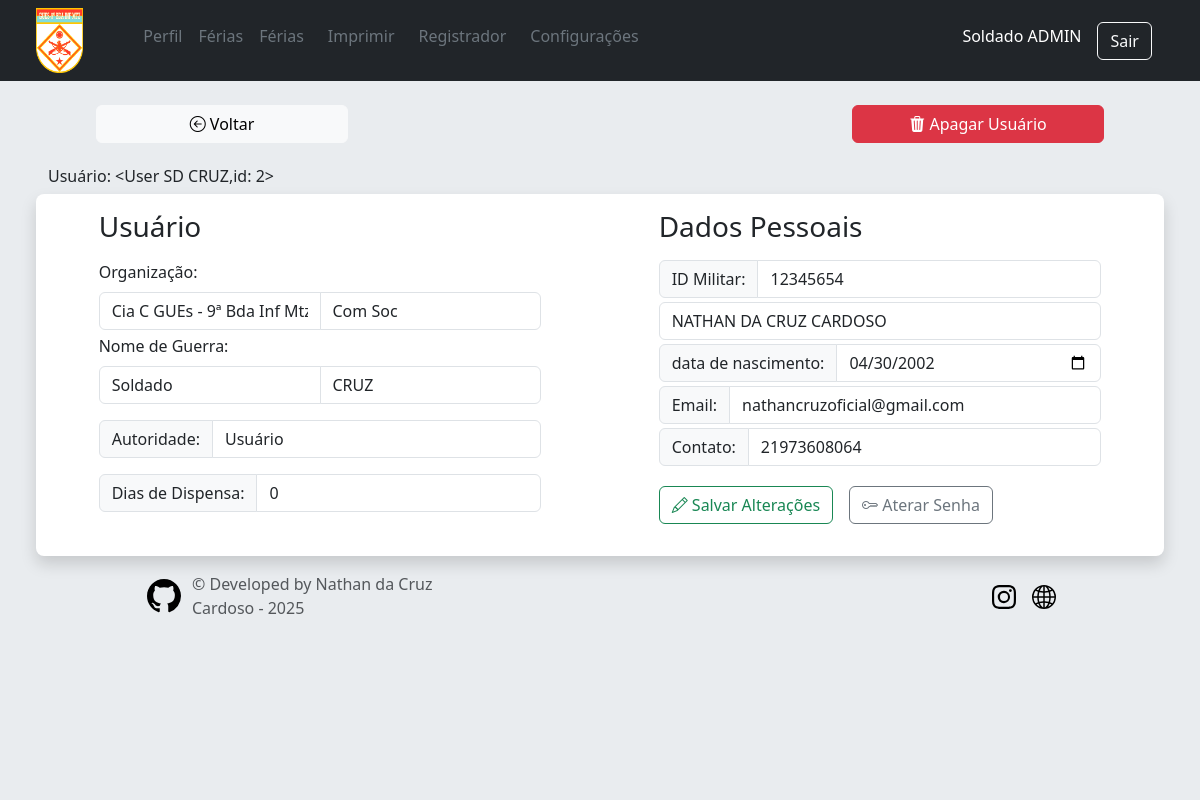
Page /user/edit/2 (signed in) on the committed database.
### app/models/tables.py (models this page shows, shortened)
class Patente(db.Model):
    __tablename__ = 'patentes'
    id = db.Column(db.Integer, primary_key=True)
    abrev = db.Column(db.String(50), nullable=False)
    posto = db.Column(db.String(50), nullable=False)
    users = db.relationship("User",  back_populates='patente')

class User(db.Model, UserMixin):
    __tablename__ = "users"
    id = db.Column(db.Integer, primary_key=True, nullable=False)
    military_id = db.Column(db.String(30), unique=True, nullable=False)
    username = db.Column(db.String(30), nullable=False)
    password = db.Column(db.String(255), nullable=False)  # Aumentando o tamanho para suporte a hash
    nome_completo = db.Column(db.String(30), unique=True, nullable=False)
    nome_guerra = db.Column(db.String(30), nullable=False)
    data_nascimento = db.Column(db.Date, nullable=False)
    nivel = db.Column(db.Integer, nullable=False, default=0)
    dias_disp = db.Column(db.Integer, nullable=False)
    email = db.Column(db.String(30), unique=True, nullable=False)
    telefone = db.Column(db.String(30), unique=True, nullable=False)
    fg_secao_id = db.Column(db.Integer, db.ForeignKey('secoes.id'), nullable=False)
    fg_organization_id = db.Column(db.Integer, db.ForeignKey('organizacoes.id'), nullable=False)
    fg_patente_id = db.Column(db.Integer, db.ForeignKey('patentes.id'), nullable=False)
    patente = db.relationship("Patente",  back_populates='users')
    organizacao = db.relationship("Organizacao",  back_populates='users')
    secao = db.relationship("Secao",  back_populates='users')
    ferias = db.relationship("Vacation",  back_populates='user')
    def __repr__(self):
        return f"<User {self.username},id: {self.id}>"

### app/routes/user.py (the view)
@user_bp.route('/edit/<int:user_id>', methods=['GET','POST'])
@required_level(3)
def edit(user_id):
    user_atual = User.query.filter_by(id=user_id).first()  # Pegue o usuário do registro
    form = UpdateForm(obj = user_atual)
    if form.validate_on_submit():
        db_mannager.update_user(user_atual,form)
        return redirect(url_for("user.edit", user_id=user_id))
    return render_template('user/editor_user.html', user_atual=user_atual, form=form)

### app/controllers/home.py (called while the page is built)
@lm.user_loader
def load_user(user_id):
    return User.query.get(int(user_id))

### app/routes/user.py (called while the page is built)
@user_bp.before_request
@login_required
def require_login():
    pass

### app/templates/user/editor_user.html (shortened to what this page needs)
{% extends 'layouts/base.html' %}
{% block head %}
    <link href="{{ url_for('static', filename = 'css/sign-in.css')}}" rel="stylesheet" >
{% endblock %}
{% block content %}
<div class="justify-content-between hstack mx-5">
<a href="{{ url_for('user.register') }}" class="btn btn-light mb-4 w-25 " ><i class="bi bi-arrow-left-circle"></i> Voltar</a>
{% if current_user.id != user_atual.id %}
  <button type="button" class="btn btn-danger mb-4 w-25" data-bs-toggle="modal" data-bs-target="#confirmationModal" data-user-id="{{ user_atual.id }}">
    <i class="bi bi-trash3-fill "></i> Apagar Usuário
</button>
{% else %}
  <button class="btn btn-secondary m-1" disabled><i class="bi bi-trash3-fill"></i> Apagar Usuário</button>
{% endif %}
</div>
<div class="row" >
  <h6>Usuário: {{ user_atual }}</h6>
  <div class="col-12 p-3 bg-white rounded-3 shadow">
    <form action="{{ url_for('user.edit',user_id=user_atual.id) }}" method="POST">
    <div class="row-cols-1 row justify-content-around">
      <div class="col-5">
         <h1 class="h3 mb-3 fw-normal}">Usuário</h1>
        <label for="fg_organization_id" class="form-label" >Organização:</label>
        <div class="input-group mb-1">
        {{ form.fg_organization_id(class="form-control", disabled=(current_user.nivel != 3), _name="fg_organization_id ", id="fg_organization_id", placeholder="OM") }}
        {{ form.fg_secao_id(class="form-control", _name="fg_secao_id", disabled=(current_user.nivel != 3), id="fg_secao_id", placeholder="Seção") }}
        </div>
        <div class="mb-1">
          <label for="username" class="form-label">Nome de Guerra:</label>
          <div class="input-group mb-1 ">
            {{ form.fg_patente_id(class="form-control",disabled=(current_user.nivel != 3), _name="fg_patente_id", id="fg_patente_id", placeholder="p/g") }}
            {{ form.nome_guerra(class="form-control  text-uppercase",disabled=(current_user.nivel != 3),_name="nome_guerra", id="nome_guerra", placeholder="Nome de Guerra") }}
          </div>
        </div>
        <div class="input-group mt-3 mb-1">
          <label class="input-group-text"  for="nivel">Autoridade:</label>
          {{ form.nivel(class="form-control",disabled=(current_user.nivel != 3), _name="nivel", id="nivel", placeholder="senha") }}
        </div>
        <div class="input-group mt-3 mb-1">
          <label class="input-group-text"  for="dias_disp">Dias de Dispensa:</label>
          {{ form.dias_disp(class="form-control",disabled=(current_user.nivel != 3), _name="dias_disp", id="dias_disp", placeholder="dias_disp") }}
        </div>
      </div>
        <div class="col-5">
        <h1 class="h3 mb-3 fw-normal">Dados Pessoais</h1>
        <div class="input-group mb-1">
        <label class="input-group-text" for="Data de Nascimento">ID Militar:</label>
        {{ form.military_id(class="form-control",disabled=(current_user.nivel != 3), _name="military_id", id="military_id", placeholder="Identidade Militar") }}
        </div>
        {{ form.nome_completo(class="mb-1 form-control text-uppercase",disabled=(current_user.nivel != 3), _name="nome_completo", id="nome_completo", placeholder="Nome Completo") }}
        <div class="input-group mb-1">
          <label class="input-group-text" for="Data de Nascimento">{{ form.data_nascimento.label }}:</label>
        {{ form.data_nascimento(class="form-control", disabled=(current_user.nivel != 3), _name="data_nascimento", id="data_nascimento", placeholder="senha") }}
        </div>
        <div class="input-group mb-1">
          <label class="input-group-text" for="email">Email:</label>
          {{ form.email(class="form-control text-lowercase", _name="email", id="email", placeholder="@email.com") }}
        </div>
        <div class="input-group mb-1">
          <label class="input-group-text" for="telefone">Contato:</label>
          {{ form.telefone(class="form-control", _name="telefone", id="telefone", placeholder="21912345678") }}
        </div>
        <div class="hstack gap-3">
          <button type="submit" class="btn btn-outline-success my-3">
            <i class="bi bi-pencil"></i> Salvar Alterações
        </button>
        <a href="{{ url_for('user.nova_senha',user_id=user_atual.id )}}" class="btn btn-outline-secondary">
          <i class="bi bi-key"></i> Aterar Senha
        </a>
        </form>
      </div>
  </div>
  </div>
{% endblock %}

### app/templates/shared/header.html (shortened to what this page needs)
<header class="text-bg-dark shadow">
  <div class="container-fluid">
    <div class="row mx-3 align-items-center">
      <div class="col-1 p-2 order-1">
        <a href="http://www.9bdainfmtz.eb.mil.br/" class="bg-danger">
          <img class="bi" src="{{ url_for('static', filename='src/logo.png') }}" alt="" width="auto" height="65">
        </a>
      </div>
      {% if current_user.is_authenticated %}
      <div class="col-12 col-md-8 order-md-3 order-4 ">
        {% include 'layouts/navbar.html' %}
      </div>
      <div class="col-md-3 col-11 hstack order-3 accordion justify-content-end">
        <h6 class="me-3" role="search">{{ current_user.patente.posto + " " + current_user.nome_guerra }}</h6>
        <a href="{{ url_for('user.logout') }}" class="btn btn-outline-light me-2">Sair</a>
      </div>
      {% endif %}
    </div>
  </div>
</header>

### app/static/css/sign-in.css (style rules this page uses)
html, body { height: 100%; }

### rows in the picture
Patente: patente "Soldado ADMIN"
User: username+id "<User SD CRUZ,id: 2>", fg_organization_id "Cia C GUEs - 9ª Bda Inf Mtz", fg_secao_id "Com Soc", fg_patente_id "Soldado", nome_guerra "CRUZ", dias_disp "0", military_id "12345654", nome_completo "NATHAN DA CRUZ CARDOSO", data_nascimento "04/30/2002", email "nathancruzoficial@gmail.com", telefone "21973608064"
User: nivel "Usuário"
